Frame 1 (no input): blank canvas, image omitted
Frame 60 (no input): blank canvas, image omitted
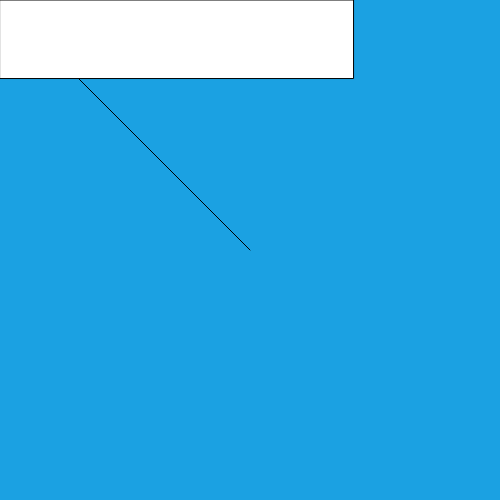
Frame 120 (the mouse pressed at the canvas centre since frame 60)

The p5.js sketch whose frames 1 and 60 were blank and that drew this single picture after the mouse press (run headless with seeded random() and noise() and a simulated clock; from frame 60 on, the mouse is pressed at the canvas centre):

// p5.js sketch
// ── sketch.js

function setup() {
  createCanvas(500, 500);

}

function draw() {
  background(27, 161, 226);
  var v1 = createVector(mouseX, mouseY);

  //translate(width/2, height/2);
  line(0, 0, v1.x, v1.y);



  rect(0, 0, v1.mag(), v1.heading() * 100);


}
